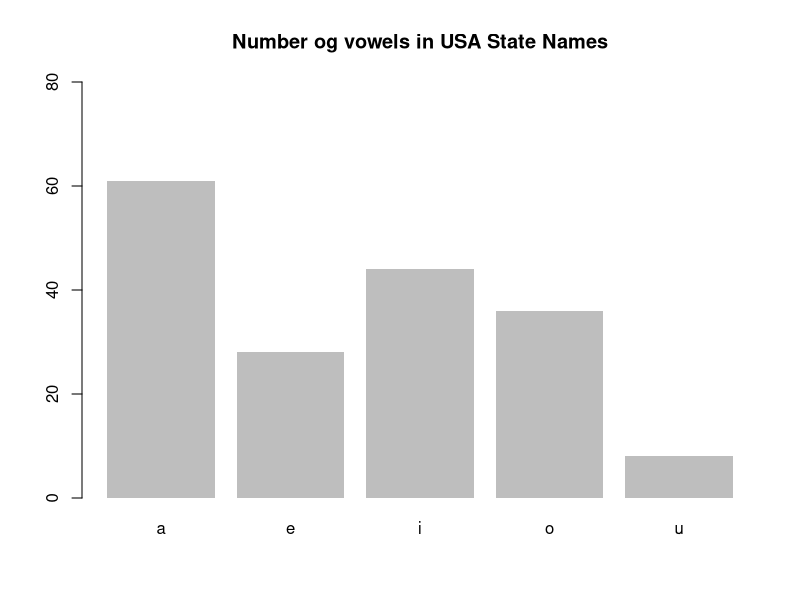

Reproduce this figure in R.
#1
states=rownames(USArrests)
library(stringr)
vowels<-c("a","e","i","o","u")
num_vowels<-vector(mode="integer",length = 5)
for(j in seq_along(vowels)){
  num_aux=str_count(tolower(states),vowels[j])
  num_vowels[j]=sum(num_aux)
}
names(num_vowels)=vowels
num_vowels
sort(num_vowels,decreasing = T)

#2
barplot(num_vowels,main="Number og vowels in USA State Names",border=NA,ylim=c(0,80))
